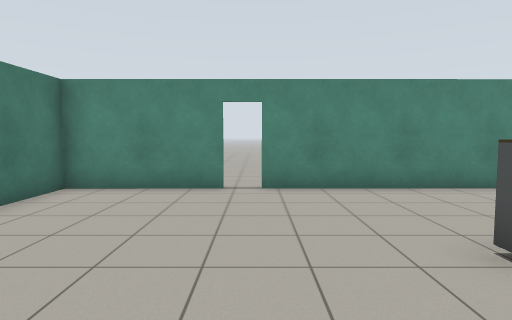
[1] (above)

16 first-person views from a walk through a Gazebo world. The camera is 1.2 m above the floor, tilts 4° down and sees 75° across. The floor is counted in squares, 1 m on a side. Each view is taken from the middle of a square. On the plan, view 1 faces up. The plan holds only what a view shows up to about 13 squares ahead; the rest is blank. The robots in the file are not drawn. Simple shapes stand in for some stock models.

[2]
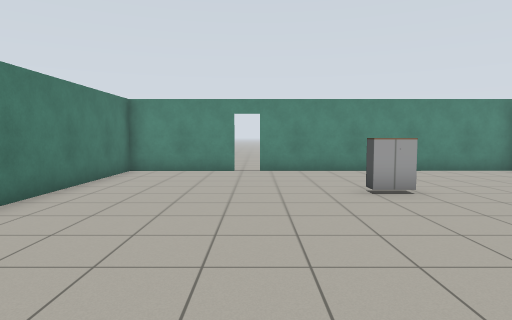

[3]
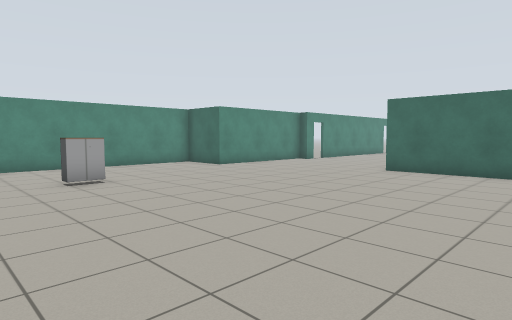

[4]
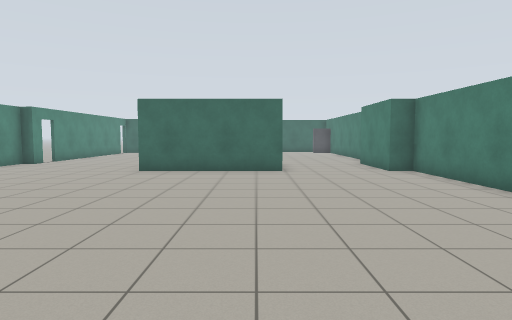

[5]
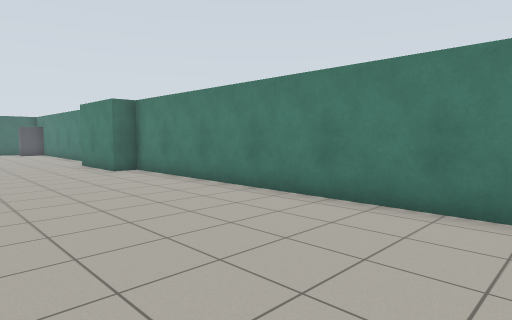

[6]
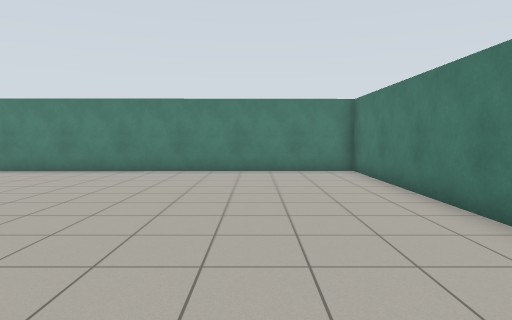

[7]
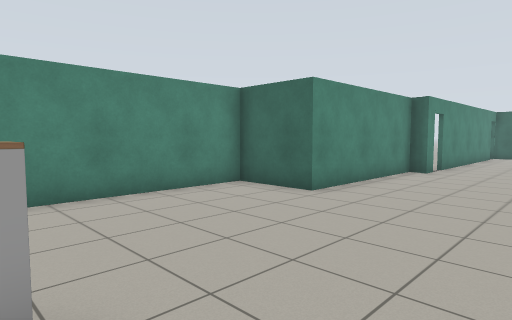

[8]
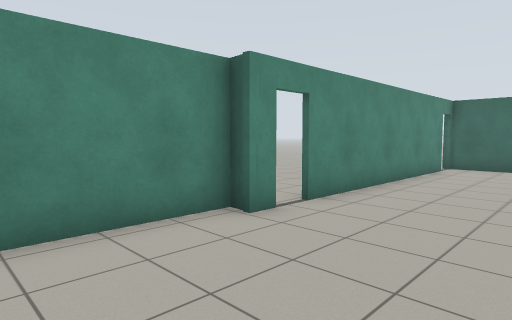

[9]
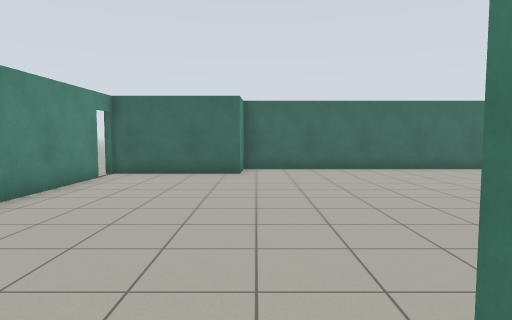

[10]
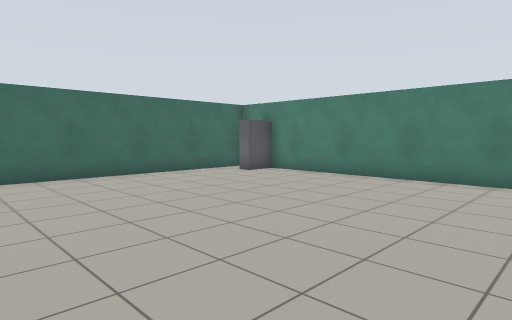

[11]
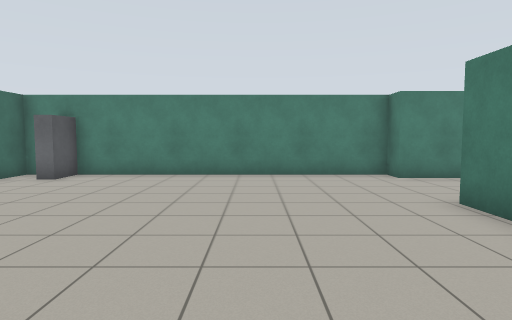

[12]
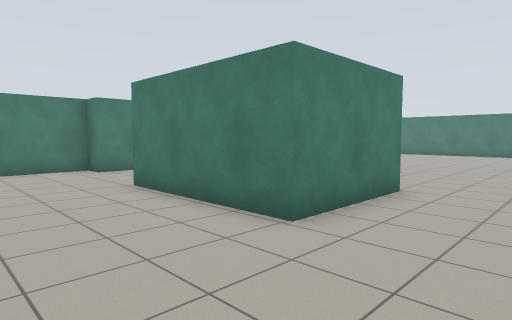

[13]
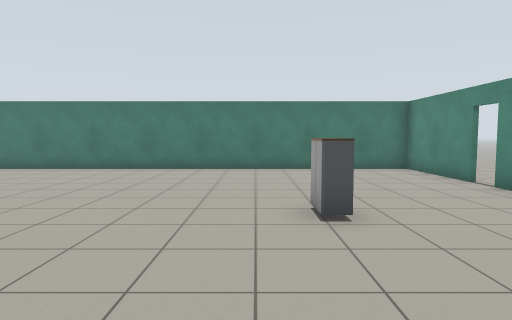

[14]
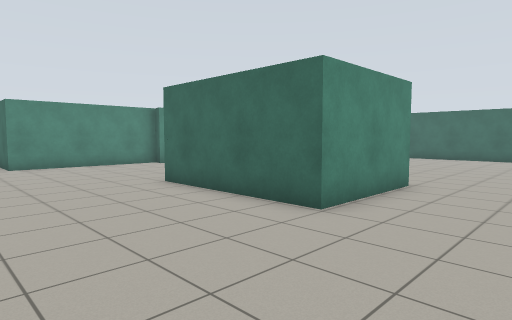

[15]
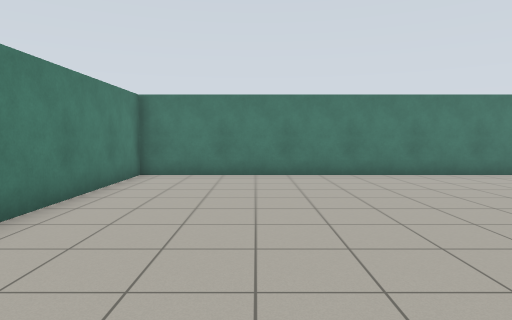

[16]
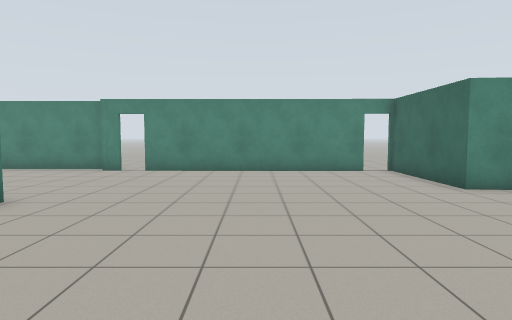

### Floor plan
Points are (right, up) in squares from view 1. A wall is a line through its corners. A room is listed if a view was taken in it or the views show most of it. See-through windows are left out.
Room 1 (views 1, 2, 3, 4, 5, 6, 7, 8, 9, 10, 11, 12, 13, 14, 15, 16)
walls: (11.6, -0.9) (15.3, -0.9) (15.3, -5.9) (11.6, -5.9) (11.6, -0.9); (15.2, 4.7) (14.6, 4.7); (14.7, 5.3) (9.1, 5.3) (9.1, 7.7) (0.1, 7.7); (14.8, -10.5) (25, -10.4); (-0.7, 7.7) (-4.4, 7.6) (-4.4, -10.6) (11.6, -10.5) (11.6, -9.7) (14.8, -9.7); (23.8, 4.6) (16.1, 4.7); (26.2, -10.5) (26.2, 0.5) (24.8, 0.5) (24.8, 4.9)
ways out: open door at (-0.5, 8); open door at (15.5, 5); open door at (24.5, 5)
objects: cabinet (3, 3); shelf (25, -10)

Where each view was taken, in squares from view 1:
view 1: 0 up, 0 right, facing up
view 2: 4 down, 0 right, facing up
view 3: 6 down, 0 right, facing up-right
view 4: 5 down, 0 right, facing right
view 5: 5 down, 0 right, facing down-right
view 6: 1 up, 1 left, facing down
view 7: 1 up, 3 right, facing up-right
view 8: 1 up, 11 right, facing up-right
view 9: 0 up, 14 right, facing right
view 10: 1 down, 16 right, facing down-right
view 11: 0 up, 19 right, facing down
view 12: 2 up, 19 right, facing down-left
view 13: 2 up, 8 right, facing left
view 14: 9 down, 7 right, facing up-right
view 15: 7 down, 6 right, facing left
view 16: 7 down, 20 right, facing up
